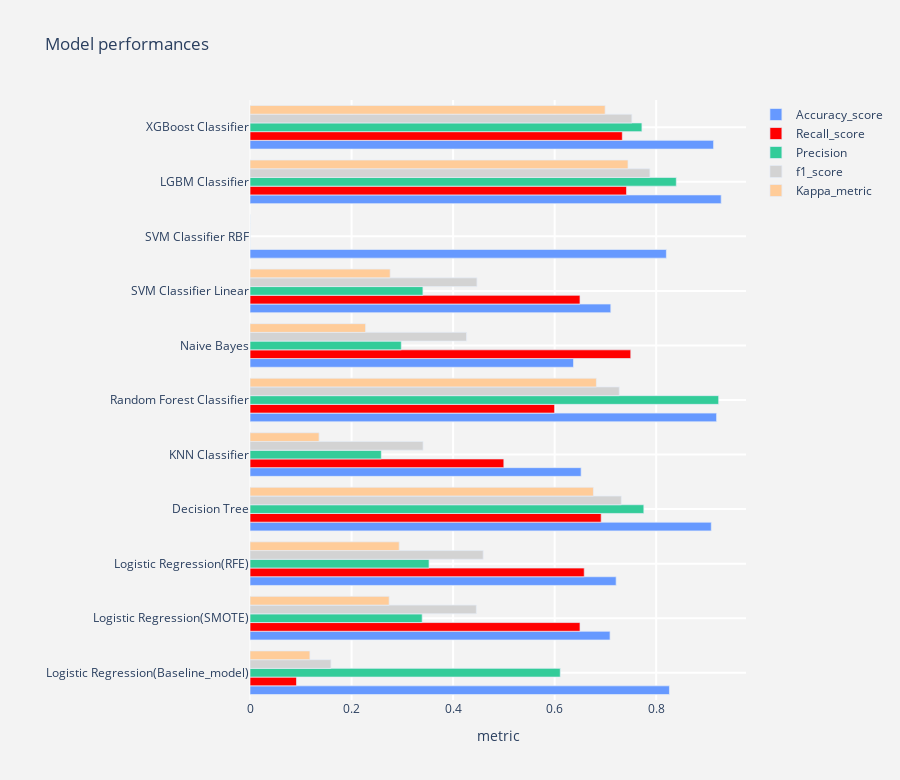

The notebook cell saved with this chart:
### Code cell
model_performances
def output_tracer(metric,color) :
    tracer = go.Bar(y = model_performances["Model"] ,
                    x = model_performances[metric],
                    orientation = "h",name = metric ,
                    marker = dict(line = dict(width =.7),
                                  color = color)
                   )
    return tracer

layout = go.Layout(dict(title = "Model performances",
                        plot_bgcolor  = "rgb(243,243,243)",
                        paper_bgcolor = "rgb(243,243,243)",
                        xaxis = dict(gridcolor = 'rgb(255, 255, 255)',
                                     title = "metric",
                                     zerolinewidth=1,
                                     ticklen=5,gridwidth=2),
                        yaxis = dict(gridcolor = 'rgb(255, 255, 255)',
                                     zerolinewidth=1,ticklen=5,gridwidth=2),
                        margin = dict(l = 250),
                        height = 780
                       )
                  )


trace1  = output_tracer("Accuracy_score","#6699FF")
trace2  = output_tracer('Recall_score',"red")
trace3  = output_tracer('Precision',"#33CC99")
trace4  = output_tracer('f1_score',"lightgrey")
trace5  = output_tracer('Kappa_metric',"#FFCC99")

data = [trace1,trace2,trace3,trace4,trace5]
fig = go.Figure(data=data,layout=layout)
py.iplot(fig)

### Figure 1 — Plotly figure (JSON) as saved in the notebook; plotly's stock layout.template omitted (floating-point values rounded to 4 significant figures)
{"data": [{"marker": {"color": "#6699FF", "line": {"width": 0.7}}, "name": "Accuracy_score", "orientation": "h", "type": "bar", "x": [0.8261, 0.7091, 0.7211, 0.9085, 0.6522, 0.919, 0.6372, 0.7106, 0.8201, 0.928, 0.913], "y": ["Logistic Regression(Baseline_model)", "Logistic Regression(SMOTE)", "Logistic Regression(RFE)", "Decision Tree", "KNN Classifier", "Random Forest Classifier", "Naive Bayes", "SVM Classifier Linear", "SVM Classifier RBF", "LGBM Classifier", "XGBoost Classifier"]}, {"marker": {"color": "red", "line": {"width": 0.7}}, "name": "Recall_score", "orientation": "h", "type": "bar", "x": [0.09167, 0.65, 0.6583, 0.6917, 0.5, 0.6, 0.75, 0.65, 0, 0.7417, 0.7333], "y": ["Logistic Regression(Baseline_model)", "Logistic Regression(SMOTE)", "Logistic Regression(RFE)", "Decision Tree", "KNN Classifier", "Random Forest Classifier", "Naive Bayes", "SVM Classifier Linear", "SVM Classifier RBF", "LGBM Classifier", "XGBoost Classifier"]}, {"marker": {"color": "#33CC99", "line": {"width": 0.7}}, "name": "Precision", "orientation": "h", "type": "bar", "x": [0.6111, 0.3391, 0.3527, 0.7757, 0.2586, 0.9231, 0.298, 0.3406, 0, 0.8396, 0.7719], "y": ["Logistic Regression(Baseline_model)", "Logistic Regression(SMOTE)", "Logistic Regression(RFE)", "Decision Tree", "KNN Classifier", "Random Forest Classifier", "Naive Bayes", "SVM Classifier Linear", "SVM Classifier RBF", "LGBM Classifier", "XGBoost Classifier"]}, {"marker": {"color": "lightgrey", "line": {"width": 0.7}}, "name": "f1_score", "orientation": "h", "type": "bar", "x": [0.1594, 0.4457, 0.4593, 0.7313, 0.3409, 0.7273, 0.4265, 0.447, 0, 0.7876, 0.7521], "y": ["Logistic Regression(Baseline_model)", "Logistic Regression(SMOTE)", "Logistic Regression(RFE)", "Decision Tree", "KNN Classifier", "Random Forest Classifier", "Naive Bayes", "SVM Classifier Linear", "SVM Classifier RBF", "LGBM Classifier", "XGBoost Classifier"]}, {"marker": {"color": "#FFCC99", "line": {"width": 0.7}}, "name": "Kappa_metric", "orientation": "h", "type": "bar", "x": [0.118, 0.2741, 0.2939, 0.6764, 0.136, 0.6822, 0.2277, 0.2761, 0, 0.7445, 0.6995], "y": ["Logistic Regression(Baseline_model)", "Logistic Regression(SMOTE)", "Logistic Regression(RFE)", "Decision Tree", "KNN Classifier", "Random Forest Classifier", "Naive Bayes", "SVM Classifier Linear", "SVM Classifier RBF", "LGBM Classifier", "XGBoost Classifier"]}], "layout": {"height": 780, "margin": {"l": 250}, "paper_bgcolor": "rgb(243,243,243)", "plot_bgcolor": "rgb(243,243,243)", "title": {"text": "Model performances"}, "xaxis": {"gridcolor": "rgb(255, 255, 255)", "gridwidth": 2, "ticklen": 5, "title": {"text": "metric"}, "zerolinewidth": 1}, "yaxis": {"gridcolor": "rgb(255, 255, 255)", "gridwidth": 2, "ticklen": 5, "zerolinewidth": 1}}}
